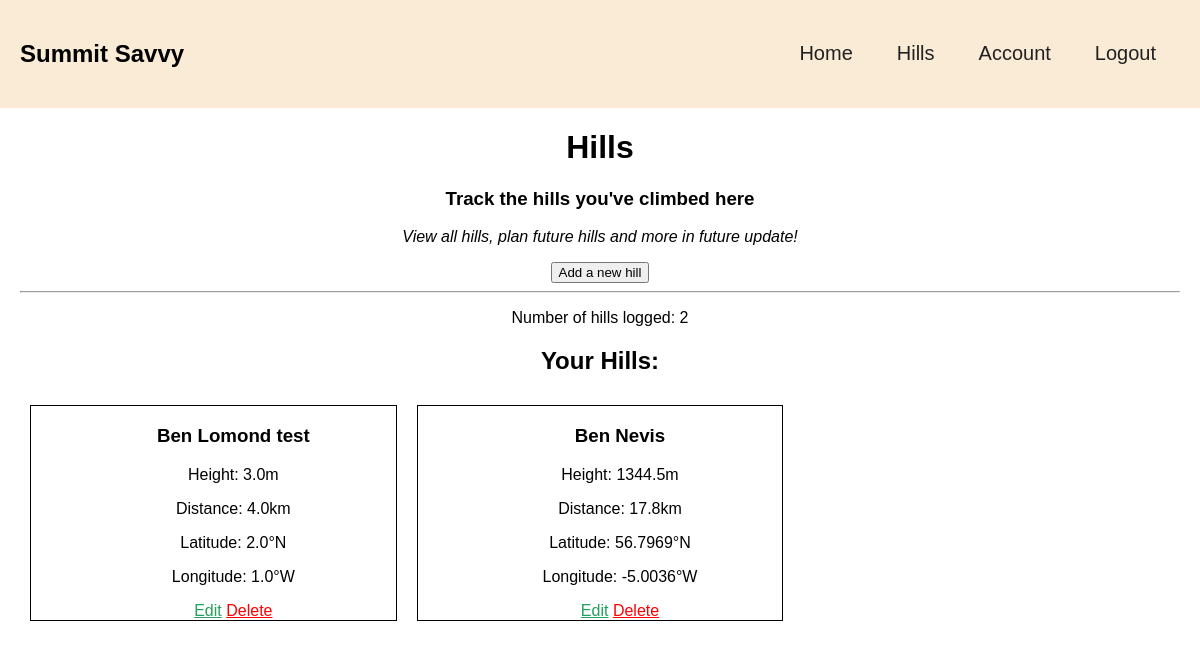
/hills (signed in), run on the app's committed database.
### app/models.py (models this page shows)
class Hill(db.Model):
    __tablename__ = 'hills'
    id: so.Mapped[int] = so.mapped_column(primary_key=True)
    title: so.Mapped[str] = so.mapped_column(sa.String(255), index=True)
    distance: so.Mapped[str] = so.mapped_column(sa.Float(255), index=True, nullable=True)
    height: so.Mapped[Optional[str]] = so.mapped_column(sa.Float(255), index=True, nullable=True)
    time: so.Mapped[str] = so.mapped_column(sa.Interval, index=True, nullable=True)
    latitude: so.Mapped[str] = so.mapped_column(sa.Float(255), index=True, nullable=True)
    longitude: so.Mapped[str] = so.mapped_column(sa.Float(255), index=True, nullable=True)
    user_id = so.mapped_column(sa.ForeignKey('users.id'))
    user = so.relationship('User', back_populates='hills')

### app/routes.py (the view)
@login_required
@app.route('/hills')
def hills():
    hills = Hill.query.filter_by(user_id=current_user.id).all()
    return render_template('hills.html', hills=hills)

### app/models.py (called while the page is built)
@login.user_loader
def load_user(id):
    return db.session.get(User, int(id))

### app/templates/hills.html (shortened to what this page needs)
{% extends "base.html" %}
{% block content %}
<link rel="stylesheet" href="{{ url_for('static', filename='hills.css') }}" />
<div class="hills-container">
    <h1>Hills</h1>
    <h3>Track the hills you've climbed here</h3>
    <p><i>View all hills, plan future hills and more in future update!</i></p>
    <a href="{{ url_for('add_new_hill') }}">
        <button>Add a new hill</button>
    </a>
    <hr>
    <div class="your-hills-container">
        <p>Number of hills logged: {{ hills|length }}</p>
        <h2>Your Hills:</h2>
        <div class="your-hills">
            {% for hill in hills %}
                <ul class='single-hill'>
                    <li><h3>{{ hill.title }}</h3></li>
                    <li><p>Height: {{ hill.height if hill.height else '-'}}{{ 'm' if hill.height else '' }}</p></li>
                    <li><p>Distance: {{ hill.distance if hill.distance else '-'}}{{ 'km' if hill.height else '' }}</p></li>
                    <li><p>Latitude: {{ hill.latitude if hill.latitude else '-'}}{{ '°N' if hill.latitude else '' }}</p></li>
                    <li><p>Longitude: {{ hill.longitude if hill.longitude else '-'}}{{ '°W' if hill.longitude else '' }}</p></li>
                    <a href="{{ url_for('edit_hill', hill_id=hill.id) }}">Edit</a>
                    <a href="{{ url_for('delete_hill', hill_id=hill.id) }}" onclick="return confirmDelete();" style="color: red;">Delete</a>
                </ul>
            {% endfor %}
        </div>
    </div>
</div>
{% endblock %}

### app/static/style.css (style rules this page uses)
:root { --white: #f4f4f4; --black: #212121; --off-white: #faebd7; --green-1: rgb(35, 160, 93); --green-2: rgb(44, 203, 118); }
html { font-family: Arial, Helvetica, sans-serif; }
body { margin: 0px; }
a { color: var(--green-1); }

### app/static/hills.css (style rules this page uses)
.hills-container { text-align: center; }
.your-hills { display: grid; grid-template-columns: 1fr 1fr 1fr; justify-content: center; align-items: center; }
.your-hills li { list-style: none; }
.single-hill { border: black solid 1px; margin: 10px; }

### data on the page
Hill: title "Ben Lomond test", height "3.0", height "m", distance "4.0", height "km", latitude "2.0", latitude "°N", longitude "1.0", longitude "°W"
Hill: title "Ben Nevis", height "1344.5", height "m", distance "17.8", height "km", latitude "56.7969", latitude "°N", longitude "-5.0036", longitude "°W"

### other printed values
{{ hills|length }} "2"
